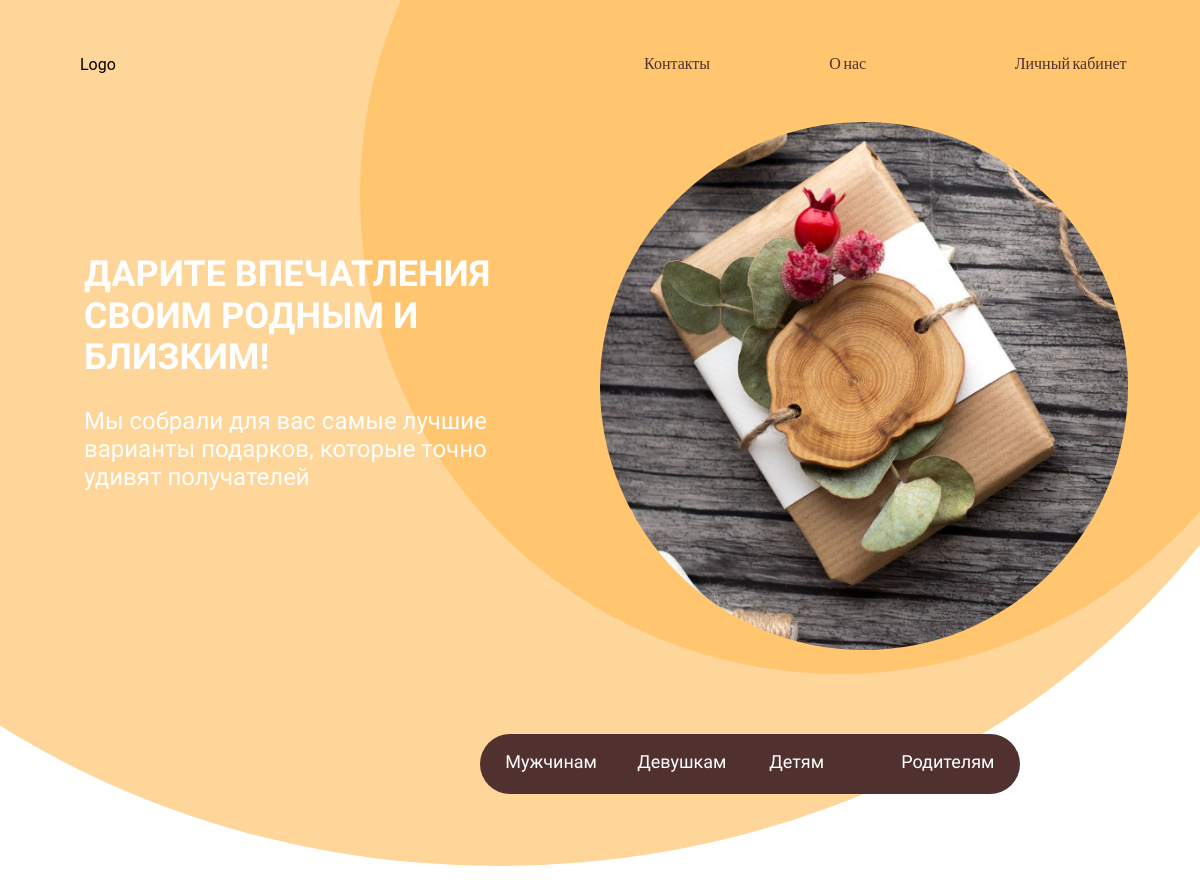
The page / on the database its author committed.
### products/models.py (models this page shows, shortened)
class Category(models.Model):
    title = models.CharField(max_length=150, db_index=True, verbose_name='Категория')
    def get_absolute_url(self):
        return reverse_lazy('category', kwargs={'category_id': self.pk})
    class Meta:
        verbose_name = 'Категория'
        verbose_name_plural = 'Категории'

### products/views.py (the view)
# urls.py: 2. Add a URL to urlpatterns:  path('', Home.as_view(), name='home')
class Home(ListView):
    model = Category
    template_name = 'products/index.html'
    context_object_name = 'categories'

### products/templates/products/index.html (shortened to what this page needs)
{% extends 'base.html' %}
{% load static %}
{% block content %}
<div class="wrapper">
   <div class = "bottom_menu">
        <div class="logo">Logo</div>
        <div class="menu_links">
            <a href="#" class="link">Контакты</a>
            <a href="#" class="link">О нас</a>
            <a href="#" class="link">Личный кабинет</a>
        </div>
   </div>
<div class = "circle"><div class = "circle_img"></div></div>
<div class = "circle_light"></div>
<div class="intro_text">
    <h2>ДАРИТЕ ВПЕЧАТЛЕНИЯ
        СВОИМ РОДНЫМ И БЛИЗКИМ!</h2>
    <p>Мы собрали для вас самые лучшие варианты подарков, которые точно удивят получателей</p>
</div>
    <div class="header_line">
        {% for item in categories %}
        <div class="head_link"><a href="{{ item.get_absolute_url }}">{{ item.title }}</a></div>
        {% endfor %}
    </div>
</div>
<div class="wrapper_footer">
</div>
{% endblock %}

### gift/static/css/main.css (style rules this page uses)
* { box-sizing: border-box; }
:root { --yellow: #FFC56F ; --yellow_light: #FFD699; --brown: #50312F; --brown_light: #513634; --white: #ffffff; --dark: #0D0D0D; --gray: #5a5560; --light: #9D8D8F; --blue: #69bfae; }
html { font-family: "Roboto", sans-serif; }
a { text-decoration: none; font-family:"Balsamiq Sans",bold ; }
p { font-family: 'Balsamiq Sans', cursive; }
h2 { font-family:"Balsamiq Sans",bold ; }

### gift/static/css/index.css (style rules this page uses)
.bottom_menu { display: flex; padding-top: 3.5em; }
.logo { flex:1; text-align: left; margin-left: 5em; }
.menu_links { display: flex; flex: 1; padding-right: 0.5em; }
.link { flex:1; padding-left: 0.5em; font-family: 'Bebas Neue', cursive; text-decoration: none; color: var(--brown); }
.circle { width: 80vw; height:80vw; background: var(--yellow); border-radius: 50%; position: absolute; transform: translate(30vw,-30vw); z-index: -2; }
.circle_light { width: 143vw; height: 126vw; background: var(--yellow_light); border-radius: 80%; position: absolute; transform: translate(-30vw,-60vw); z-index: -3; }
.circle_img { width: 55%; height: 55%; background-image :url("../img/MainPageImg.jpg") ; position: absolute; z-index: -1; background-repeat: no-repeat; transform: translate(20vw, 34vw); background-size: cover; border-radius: 50%; }
.wrapper { position: relative; width: 100%; height: 73vw; overflow: hidden; }
.wrapper_footer { position: relative; width: 100%; height: 50vw; overflow: hidden; }
.intro_text { text-wrap: normal; width: 40vw; height: 15em; color: var(--white); font-family: 'Balsamiq Sans', cursive; margin-left: 7vw; margin-top: 15vw; }
.intro_text p { font-size: 2vw; }
.intro_text h2 { font-size: 3vw; }
.header_line { display: flex; background: var(--brown); height: 5vw; width: 45vw; border-radius: 30px; position: absolute; transform: translate(40vw,20vw); justify-content: space-between; padding-left: 1vw; }
.header_line a { text-decoration: none; color: white; text-align: center; font-size: 1.5vw; padding: 10%; border: 3px; }
.head_link { flex:1; margin-top: 1.5vw; }

### gift/static/css/products.css (style rules this page uses)
.circle_img { width: 55%; height: 55%; position: absolute; z-index: -1; background-repeat: no-repeat; transform: translate(20vw, 34vw); background-size: cover; border-radius: 50%; }

### rows shown on the page
Category: title "Мужчинам"
Category: title "Девушкам"
Category: title "Детям"
Category: title "Родителям"
